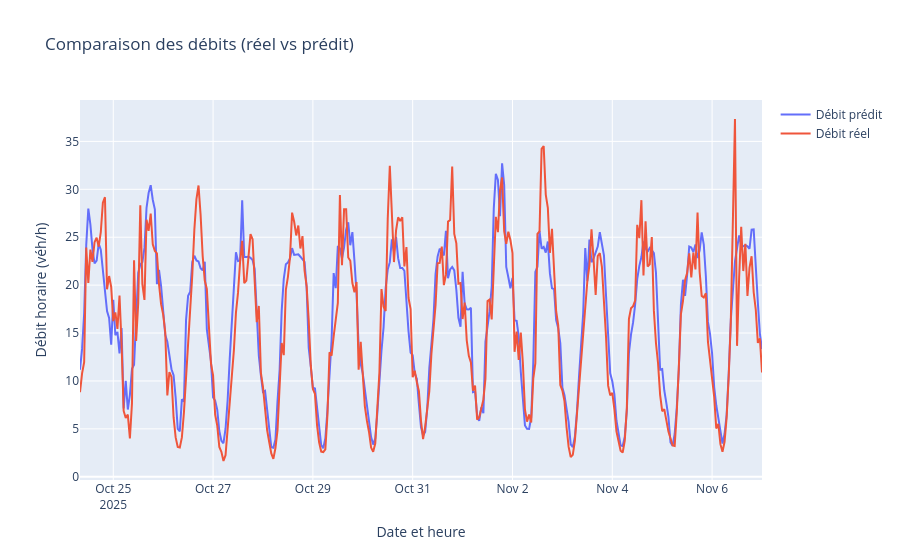

Source (notebook cell):
### Code cell
time_index_occ = df_final.loc[X_test_occ.index, 'Date et heure de comptage']

fig = go.Figure()
fig.add_trace(go.Scatter(
    x=time_index_occ,
    y=y_pred_occ,
    mode='lines',
    name='Débit prédit'
))
fig.add_trace(go.Scatter(
    x=time_index_occ,
    y=y_test_occ,
    mode='lines',
    name='Débit réel'
))

fig.update_layout(
    title="Comparaison des débits (réel vs prédit)",
    xaxis_title="Date et heure",
    yaxis_title="Débit horaire (véh/h)",
    hovermode='x unified'
)

fig.show()

### Figure 1 — Plotly figure (JSON) as saved in the notebook; plotly's stock layout.template omitted (floating-point values rounded to 4 significant figures; data arrays with more than 128 entries replaced by an {"elided": "..."} marker saying what was removed)
{"data": [{"mode": "lines", "name": "Débit prédit", "type": "scatter", "x": {"elided": "328 str values"}, "y": {"elided": "328 float values"}}, {"mode": "lines", "name": "Débit réel", "type": "scatter", "x": {"elided": "328 str values"}, "y": {"elided": "328 float values"}}], "layout": {"hovermode": "x unified", "title": {"text": "Comparaison des débits (réel vs prédit)"}, "xaxis": {"title": {"text": "Date et heure"}}, "yaxis": {"title": {"text": "Débit horaire (véh/h)"}}}}
